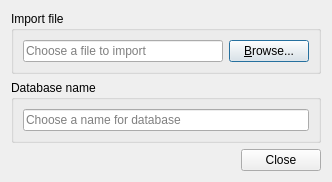
<?xml version="1.0" encoding="UTF-8"?>
<ui version="4.0">
 <class>Dialog</class>
 <widget class="QDialog" name="Dialog">
  <property name="geometry">
   <rect>
    <x>0</x>
    <y>0</y>
    <width>317</width>
    <height>161</height>
   </rect>
  </property>
  <property name="windowTitle">
   <string>Dialog</string>
  </property>
  <layout class="QVBoxLayout" name="verticalLayout">
   <item>
    <widget class="QGroupBox" name="groupBox">
     <property name="title">
      <string>Import file</string>
     </property>
     <property name="flat">
      <bool>true</bool>
     </property>
     <layout class="QHBoxLayout" name="horizontalLayout">
      <item>
       <widget class="QLineEdit" name="editInputFile">
        <property name="minimumSize">
         <size>
          <width>200</width>
          <height>0</height>
         </size>
        </property>
        <property name="placeholderText">
         <string>Choose a file to import</string>
        </property>
       </widget>
      </item>
      <item>
       <widget class="QPushButton" name="btBrowseInputFile">
        <property name="text">
         <string>&amp;Browse...</string>
        </property>
        <property name="icon">
         <iconset resource="ui.qrc">
          <normaloff>:/icons/images/folder-open.svg</normaloff>:/icons/images/folder-open.svg</iconset>
        </property>
       </widget>
      </item>
     </layout>
    </widget>
   </item>
   <item>
    <widget class="QGroupBox" name="groupBox_2">
     <property name="title">
      <string>Database name</string>
     </property>
     <property name="flat">
      <bool>true</bool>
     </property>
     <layout class="QHBoxLayout" name="horizontalLayout_2">
      <item>
       <widget class="QLineEdit" name="editDatabaseName">
        <property name="maxLength">
         <number>128</number>
        </property>
        <property name="placeholderText">
         <string>Choose a name for database</string>
        </property>
       </widget>
      </item>
     </layout>
    </widget>
   </item>
   <item>
    <widget class="QDialogButtonBox" name="buttonBox">
     <property name="orientation">
      <enum>Qt::Horizontal</enum>
     </property>
     <property name="standardButtons">
      <set>QDialogButtonBox::Close</set>
     </property>
    </widget>
   </item>
  </layout>
 </widget>
 <resources>
  <include location="ui.qrc"/>
 </resources>
 <connections>
  <connection>
   <sender>buttonBox</sender>
   <signal>accepted()</signal>
   <receiver>Dialog</receiver>
   <slot>accept()</slot>
   <hints>
    <hint type="sourcelabel">
     <x>248</x>
     <y>254</y>
    </hint>
    <hint type="destinationlabel">
     <x>157</x>
     <y>274</y>
    </hint>
   </hints>
  </connection>
  <connection>
   <sender>buttonBox</sender>
   <signal>rejected()</signal>
   <receiver>Dialog</receiver>
   <slot>reject()</slot>
   <hints>
    <hint type="sourcelabel">
     <x>316</x>
     <y>260</y>
    </hint>
    <hint type="destinationlabel">
     <x>286</x>
     <y>274</y>
    </hint>
   </hints>
  </connection>
 </connections>
</ui>
